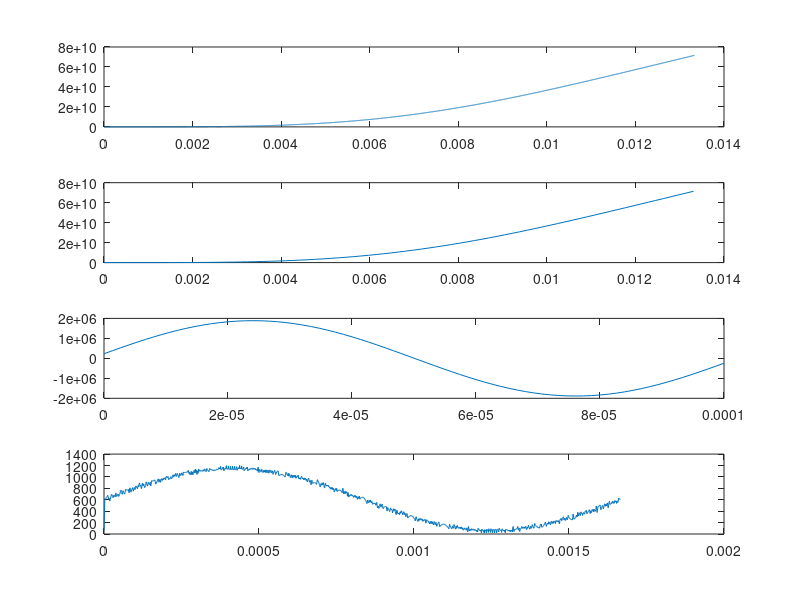

Write the MATLAB code that produced this figure.
fs=750000;
fin=75;
A=0.9;
t=0:1/fs:1/fin;
x=A*sin(2*pi*fin*t);
N=length(x);
bitstream = zeros(1,N);

error1=0; int1=0;
error2=0; int2=0;
dac=0;
for i=1:N
    error1 = x(i)-dac;
    int1 = int1 + error1;
    error2 = int1-dac;
    int2 = int2+ error2;
    comp = int2>=0;
    bitstream(i) = comp;

    dac = bitstream(i)*2-1;
end

%CIC
D=128; R=128;

x_cic = bitstream*2-1;
num_stages = 3;
int=zeros(1,num_stages);
int_out = zeros(1,N);

bit_size = 32;
max_val = 2^bit_size;

for i=1:N
    int(1) = (int(1)+x_cic(i));
    for stages = 2:num_stages
        int(stages) = (int(stages)+int(stages-1));
    end
    int_out(i) = int(end);
end
figure
subplot(4,1,1);
plot(t, int_out);

%downsample
downsampled = int_out(1:R:end);
t_down = t(1:R:end);
subplot(4,1,2);
plot(t_down, downsampled);

%comb
comb_out = downsampled;
for i=1:num_stages
    comb_out = diff(comb_out, D/R); 
end
t_comb = t(1:length(comb_out));
subplot(4,1,3);
plot(t_comb, comb_out);

%Converting Generated Bitstream into Matrix
total_bytes = floor(N/8);
byte_matrix = zeros(total_bytes, 8);

for i=1:total_bytes
    for j=1:8
        byte_matrix(i,j) = bitstream((i-1)*8+j);
    end
end

%Generate LUTs for each integrator stage
LUT1 = zeros(256,1);
LUT2 = zeros(256,1);
LUT3 = zeros(256,1);

for i=0:255
    sample_bits = bitget(i, 8:-1:1);
    %sample_bits = sample_bits*2-1;
   

    i1=0; i2=0; i3=0;
    for k=1:8
        i1 = i1+sample_bits(k);
        i2 = i2+ i1;
        i3 = i3+ i2;
    end
    LUT1(i+1) = i1;
    LUT2(i+1) = i2;
    LUT3(i+1) = i3;
end

%Converting Bitstream into Decimal Form in order to get the
%subsequent row number for the LUTs
i1=0;
i2=0;
i3=0;
lut1_out = zeros(total_bytes,1);
lut2_out = zeros(total_bytes,1);
lut3_out = zeros(total_bytes,1);

for i=1:total_bytes
    bits = byte_matrix(i,:);
    decimal_val=0;
    for j=1:8
        decimal_val = decimal_val + (bits(j)*2^(8-j));
    end

    i1_new = LUT1(decimal_val+1);
    i2_new = LUT2(decimal_val+1)+ 8*i1;
    i3_new = LUT3(decimal_val+1) + 8*i2 + 36*i1;

    i1 = i1_new;
    i2 = i2_new;
    i3 = i3_new;


    lut1_out(i) = i1;
    lut2_out(i) = i2;
    lut3_out(i) = i3;
end

reconstructed = lut3_out; 
t_reconst = t(1:length(reconstructed));
subplot(4,1,4)
plot(t_reconst, reconstructed)
